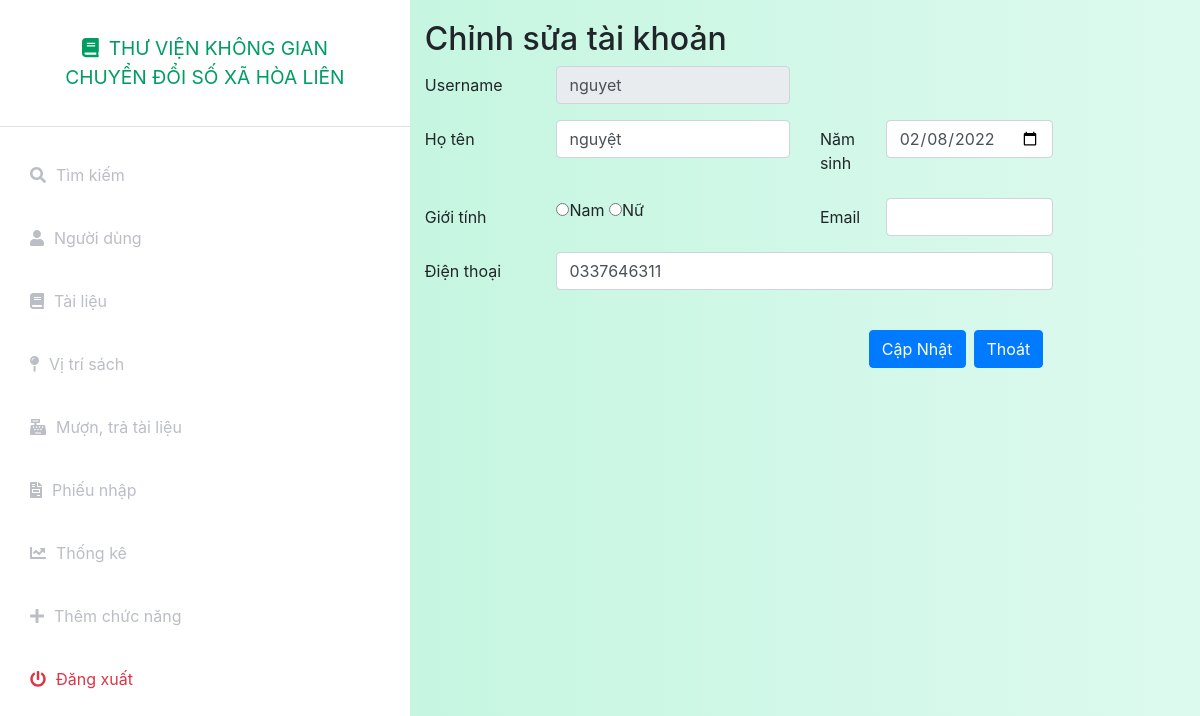
Page /index.php?controller=user&action=edit&id=5 (signed in) on the committed database.
### tables this page shows
CREATE TABLE `nguoidung` (
  `id` int(11) NOT NULL,
  `Username` text NOT NULL,
  `password` text NOT NULL,
  `HoTen` text NOT NULL,
  `NamSinh` date DEFAULT NULL,
  `GioiTinh` varchar(4) DEFAULT NULL,
  `ChucDanh` varchar(11) NOT NULL DEFAULT '0',
  `Email` text NOT NULL,
  `DienThoai` varchar(14) NOT NULL,
  `token` varchar(18) NOT NULL,
  `status` int(1) NOT NULL DEFAULT 1
);

### index.php (called while the page is built, shortened)
<?php
include_once('models/Auth.php');
$action = isset($_GET['action']) ? $_GET['action'] : 'index';
$object = new $classController();
$object->$action();
?>

### config.php (called while the page is built, shortened)
<?php
function getonedata($query)
{
    global $connect;
    $result=mysqli_query($connect,$query);
    if($result&&mysqli_num_rows($result)==1)
        return mysqli_fetch_assoc($result);
    else
        return false;
}
?>

### models/User.php (called while the page is built, shortened)
<?php
include_once('./config.php');
class User
{
    public static function show($idoruser)
    {
        $query = "select * from nguoidung where id = '$idoruser' or Username = '$idoruser'";
        $data = getonedata($query);
        return $data;
    }
}

### models/Auth.php (called while the page is built, shortened)
<?php
include_once('./config.php');
include_once('User.php');
class Auth
{
    private static $ChucDanh = null;
    public static function isAdmin()
    {
        if(self::isLogin())
        {
            if (self::$ChucDanh == 'admin')
                return true;
            else
                return false;
        }
        else
        {
            return false;
        }
    }
    public static function isLogin()
    {
        if (isset($_SESSION['token']) && isset($_SESSION['Username'])) {
            $data = User::show($_SESSION['Username']);
            if($data)
            {
                if($data['token'] == $_SESSION['token'])
                {
                    self::$ChucDanh = $data['ChucDanh'];
                    return true;
                }
            }
            else
            {
                return false;
            }
        } else
            return false;
    }
}

### views/user/update.php (the view, shortened to what this page needs)
<?php include_once('././assets/layouts/header.php'); ?>
<?php include_once('././assets/layouts/siderbar.php'); ?>
<div class="container-fluid" style="padding-top:20px">
    <form action="index.php?controller=user&action=update&id=<?php echo $data['id']; ?>" method="post">
    <h2>Chỉnh sửa tài khoản</h2>
        <div class="form-group row">
            <label for="inputEmail3" class="col-sm-2 col-form-label">Username</label>
            <div class="col-sm-4">
                <input type="text" name="Username" disabled class="form-control" value="<?php echo $data['Username']; ?>">
            </div>
        </div>
        <div class="form-group row">
            <label for="inputEmail3" class="col-sm-2 col-form-label">Họ tên</label>
            <div class="col-sm-4">
                <input type="text" name="HoTen" class="form-control" value="<?php echo $data['HoTen']; ?>" required="required">
            </div>
            <label for="inputEmail3" class="col-1 col-form-label">Năm sinh</label>
            <div class="col-sm-3">
                <input type="date" name="NamSinh" class="form-control" value="<?php echo $data['NamSinh']; ?>" required="required">
            </div>
        </div>
        <div class="form-group row">
            <label for="inputEmail3" class="col-sm-2 col-form-label">Giới tính</label>
            <div class="col-sm-4">
                <input type="radio" name="GioiTinh" value="Nam" <?php  if($data['GioiTinh'] === 'Nam') echo 'checked'; ?>>Nam
                <input type="radio" name="GioiTinh" value="Nữ" <?php  if($data['GioiTinh'] === 'Nữ') echo 'checked'; ?>>Nữ
            </div>
            <label for="inputEmail3" class="col-1 col-form-label">Email</label>
            <div class="col-sm-3">
                <input type="text" pattern="[0-9]" name="Email" class="form-control" value="<?php echo $data['Email']; ?>" required="required">
            </div>
        </div>
        <div class="form-group row">
            <label for="inputEmail3" class="col-sm-2 col-form-label">Điện thoại</label>
            <div class="col-sm-8">
                <input type="tel" name="DienThoai" class="form-control" value="<?php echo $data['DienThoai']; ?>" required="required">
            </div>
        </div>
        <div class="form-group row">
            <div class="col-sm-2"></div>
        </div>
        <div class="form-group row mx-auto">
            <div class="col-sm-2"></div>
            <div class="col-sm-8">
                <div class="d-grid gap-2 d-md-flex justify-content-md-end">
            <button type="submit" class="btn btn-primary">Cập Nhật</button>
            <a name="" id="" class="btn btn-primary ml-2" href="index.php?controller=user" role="button">Thoát</a>
            </div>
            </div>
        </div>
    </form>
</div>
<?php include_once('././assets/layouts/footer.php'); ?>

### assets/css/styles.css (style rules this page uses)
:root { --main-bg-color: #009d63; --main-text-color: #009d63; --second-text-color: #bbbec5; --second-bg-color: #c1efde; }

### rows in the picture
nguoidung: Username "nguyet", HoTen "nguyệt", NamSinh "02/08/2022", DienThoai "0337646311"
